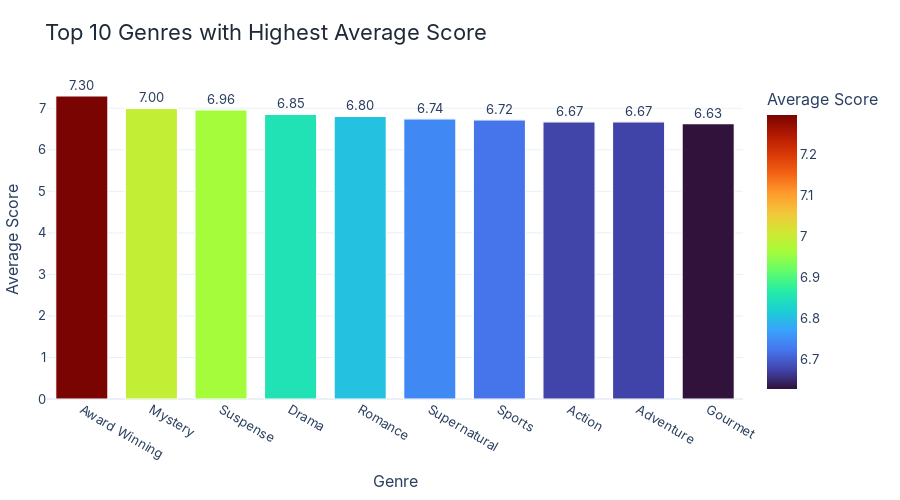

The code cell stored with this chart in its notebook:
### Markdown cell above
**Deep Insight**:
- Display the top 10 Genres with the highest average score
- Distribution of media types (TV, Movie, OVA, etc.) in the top 5 highest-scoring Genres (recommended: pie chart)
- Average score of each media type within the top 5 Genres (recommended: stacked bar chart)

### Code cell
# Display the top 10 Genres with the highest average score
import pandas as pd

import plotly.express as px

# Extract individual genres from the 'Genres' column and explode
df_genre_score = csv_file2[['Genres', 'Score']].dropna(subset=['Genres', 'Score']).copy()
df_genre_score['Genres'] = df_genre_score['Genres'].apply(lambda x: [g.strip() for g in eval(x)] if isinstance(x, str) and x.startswith('[') else [])
df_genre_score = df_genre_score.explode('Genres')

# Remove 'UNKNOWN' and empty genres
df_genre_score = df_genre_score[df_genre_score['Genres'].notna() & (df_genre_score['Genres'] != 'UNKNOWN') & (df_genre_score['Genres'] != '')]

# Calculate average score and count for each genre
genre_avg_score = (
    df_genre_score.groupby('Genres')
    .agg(average_score=('Score', 'mean'), anime_count=('Score', 'count'))
    .reset_index()
)

# Get top 10 genres by average score (with at least 20 anime for reliability)
top_genres = genre_avg_score[genre_avg_score['anime_count'] >= 20].sort_values('average_score', ascending=False).head(10)

# Plot with vibrant color palette
fig = px.bar(
    top_genres,
    x='Genres',
    y='average_score',
    color='average_score',
    color_continuous_scale='Turbo',
    text='average_score',
    title='Top 10 Genres with Highest Average Score',
    labels={'Genres': 'Genre', 'average_score': 'Average Score'}
)

fig.update_traces(
    texttemplate='%{text:.2f}',
    textposition='outside',
    marker_line_color='white',
    marker_line_width=1.2
)

fig.update_layout(
    font=dict(family='Inter', size=13),
    title_font=dict(size=22, color='#1F2937'),
    plot_bgcolor='white',
    paper_bgcolor='white',
    bargap=0.25,
    height=500,
    margin=dict(t=80, l=40, r=40, b=80),
    hoverlabel=dict(bgcolor='white', bordercolor='#FF6B6B', font_size=13)
)

fig.show()

### Figure 1 — Plotly figure (JSON) as saved in the notebook; plotly's stock layout.template omitted (floating-point values rounded to 4 significant figures)
{"data": [{"hovertemplate": "Genre=%{x}<br>Average Score=%{marker.color}<extra></extra>", "legendgroup": "", "marker": {"color": [7.296, 6.995, 6.963, 6.851, 6.805, 6.745, 6.722, 6.674, 6.674, 6.628], "coloraxis": "coloraxis", "line": {"color": "white", "width": 1.2}, "pattern": {"shape": ""}}, "name": "", "orientation": "v", "showlegend": false, "text": [7.296, 6.995, 6.963, 6.851, 6.805, 6.745, 6.722, 6.674, 6.674, 6.628], "textposition": "outside", "texttemplate": "%{text:.2f}", "type": "bar", "x": ["Award Winning", "Mystery", "Suspense", "Drama", "Romance", "Supernatural", "Sports", "Action", "Adventure", "Gourmet"], "xaxis": "x", "y": [7.296, 6.995, 6.963, 6.851, 6.805, 6.745, 6.722, 6.674, 6.674, 6.628], "yaxis": "y"}], "layout": {"bargap": 0.25, "barmode": "relative", "coloraxis": {"colorbar": {"title": {"text": "Average Score"}}, "colorscale": [[0, "#30123b"], [0.07143, "#4145ab"], [0.1429, "#4675ed"], [0.2143, "#39a2fc"], [0.2857, "#1bcfd4"], [0.3571, "#24eca6"], [0.4286, "#61fc6c"], [0.5, "#a4fc3b"], [0.5714, "#d1e834"], [0.6429, "#f3c63a"], [0.7143, "#fe9b2d"], [0.7857, "#f36315"], [0.8571, "#d93806"], [0.9286, "#b11901"], [1, "#7a0402"]]}, "font": {"family": "Inter", "size": 13}, "height": 500, "hoverlabel": {"bgcolor": "white", "bordercolor": "#FF6B6B", "font": {"size": 13}}, "legend": {"tracegroupgap": 0}, "margin": {"b": 80, "l": 40, "r": 40, "t": 80}, "paper_bgcolor": "white", "plot_bgcolor": "white", "title": {"font": {"color": "#1F2937", "size": 22}, "text": "Top 10 Genres with Highest Average Score"}, "xaxis": {"anchor": "y", "domain": [0, 1], "title": {"text": "Genre"}}, "yaxis": {"anchor": "x", "domain": [0, 1], "title": {"text": "Average Score"}}}}
